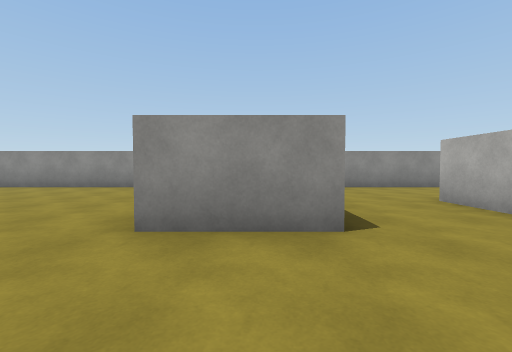
view 1 (above)

19 first-person views from a walk through a Unity game level. The camera is 1.2 m above the floor, tilts 2° down and sees 90° across. The floor is counted in squares, 2 m on a side. Each view is taken from the middle of a square. On the plan, view 1 faces up. The plan holds only what a view shows up to about 9 squares ahead; the rest is blank. The player character is not drawn. Surface patterns are stand-ins for the level's own textures.

view 2
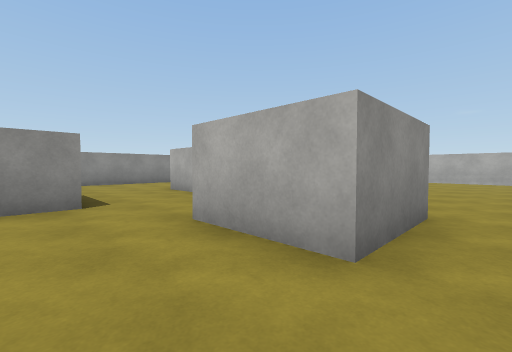

view 3
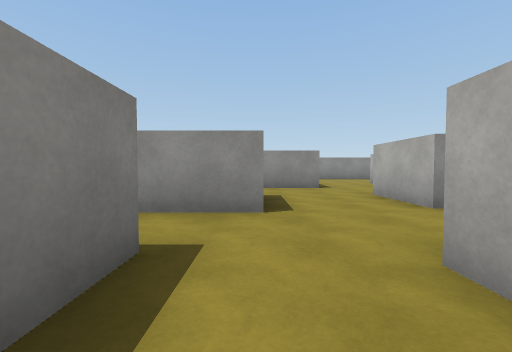

view 4
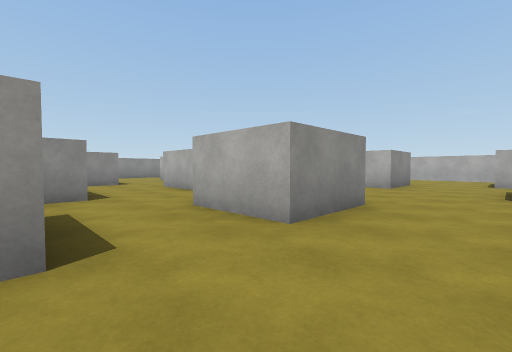

view 5
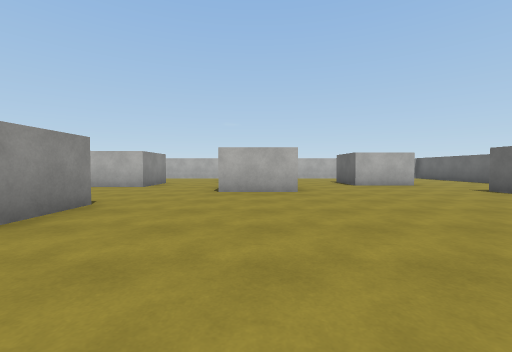

view 6
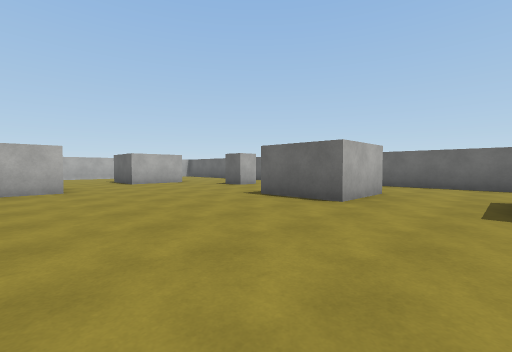

view 7
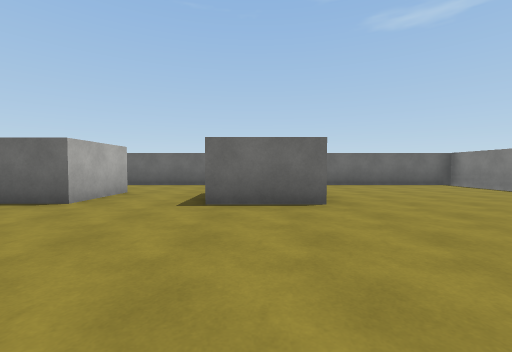

view 8
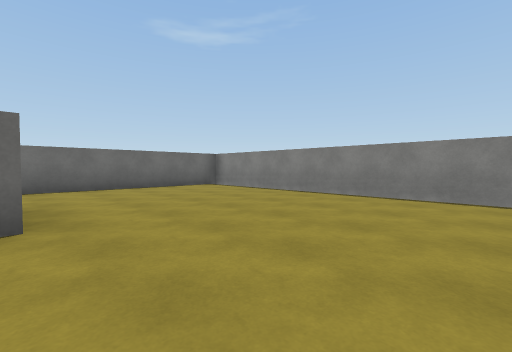

view 9
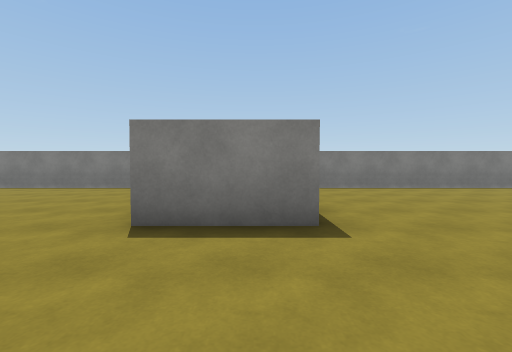

view 10
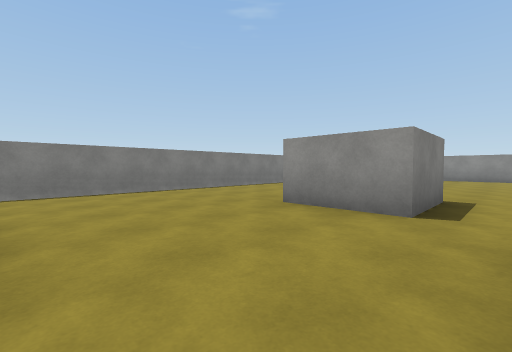

view 11
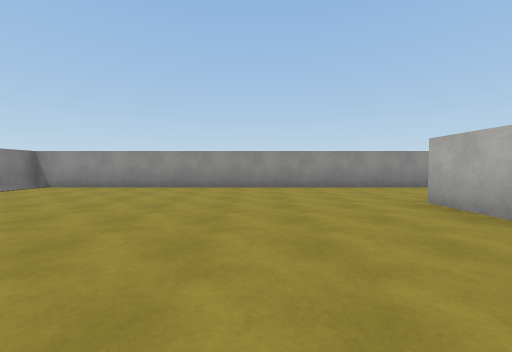

view 12
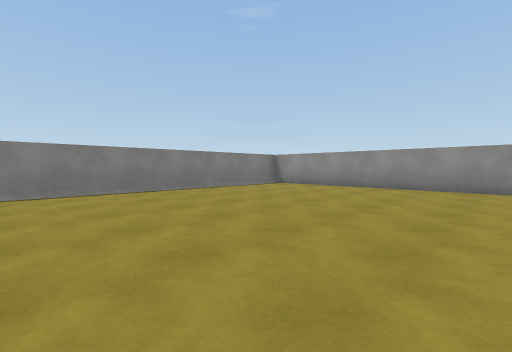

view 13
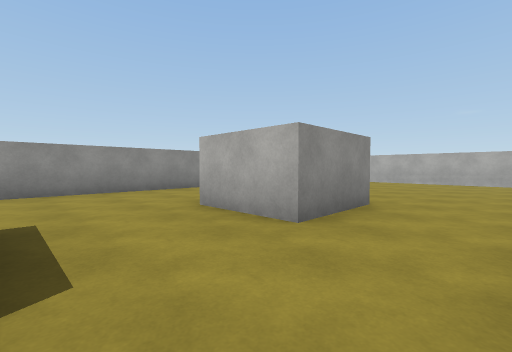

view 14
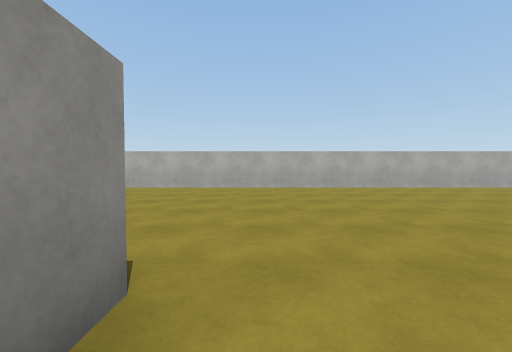

view 15
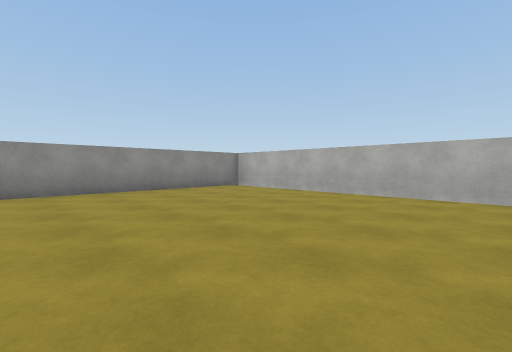

view 16
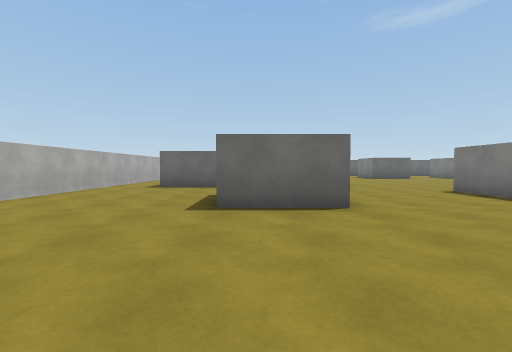

view 17
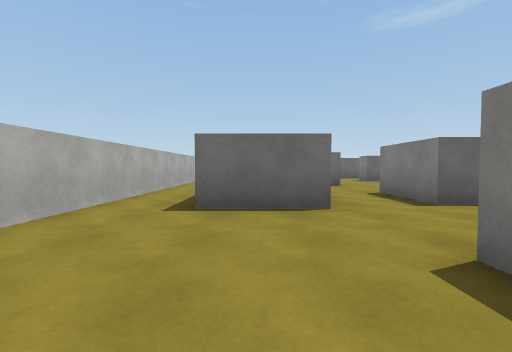

view 18
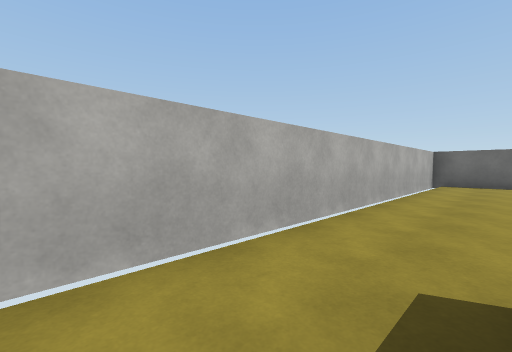

view 19
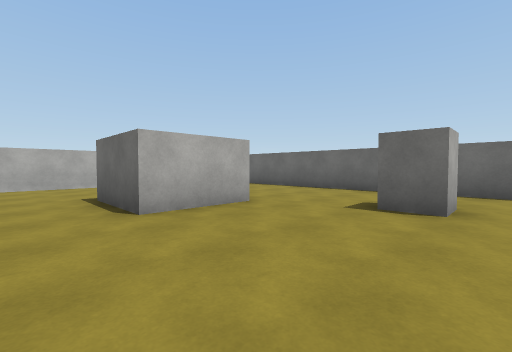

### Floor plan
Ten units are one square. View 1 is at (0, 0); x grows to the right and y downward. Boxes are objects, and circles mark ways between rooms. Rooms are numbered by the first view taken in them; rooms with no view inside come last. Other rooms are left out.
<svg viewBox="-111 -81 234 252">
<path fill="none" stroke="#000" d="M-9 16 -26 16M-18 31 -18 42M26 13 16 13 16 -6M1 54 1 34M21 39 21 54 1 54M41 91 41 70M54 71 61 71 61 91M-56 62 -56 84M36 13 26 13M56 27 76 27M-48 6 -48 26 -69 26M76 46 56 46 56 30M79 67 99 67M-52 121 -31 121M-9 141 -9 121 10 121M9 -24 -11 -24M-11 -28 -11 -44M63 132 63 112 82 112M52 -26 33 -26 33 -46M-106 89 -106 166 -52 166M29 166 118 166 118 -76 -106 -76 -106 -65M-31 166 4 166M-106 -62 -106 61"/>
<rect x="35" y="135" width="10" height="10" fill="#bbb"><title>other object</title></rect>
<circle cx="-20" cy="25" r="3" fill="#2a7"/>
<circle cx="-5" cy="45" r="3" fill="#2a7"/>
<circle cx="20" cy="25" r="3" fill="#2a7"/>
<circle cx="5" cy="5" r="3" fill="#2a7"/>
<text x="0" y="20">1</text>
<text x="0" y="60">2</text>
</svg>
Room 1 opens to room 2.

Where each view was taken, in squares from view 1:
view 1: 0 up, 0 right, facing up
view 2: 2 down, 0 right, facing up-right
view 3: 5 down, 1 left, facing up
view 4: 7 down, 2 left, facing up-right
view 5: 8 down, 2 left, facing right
view 6: 8 down, 3 left, facing down-right
view 7: 8 down, 4 left, facing down
view 8: 9 down, 5 left, facing down-left
view 9: 7 down, 3 left, facing left
view 10: 6 down, 4 left, facing up-left
view 11: 0 up, 4 left, facing up
view 12: 0 up, 4 left, facing up-left
view 13: 1 up, 1 right, facing up-right
view 14: 2 up, 4 right, facing right
view 15: 1 up, 6 right, facing up-right
view 16: 1 up, 7 right, facing down
view 17: 3 down, 9 right, facing down
view 18: 7 down, 10 right, facing down-right
view 19: 10 down, 3 right, facing down-right
